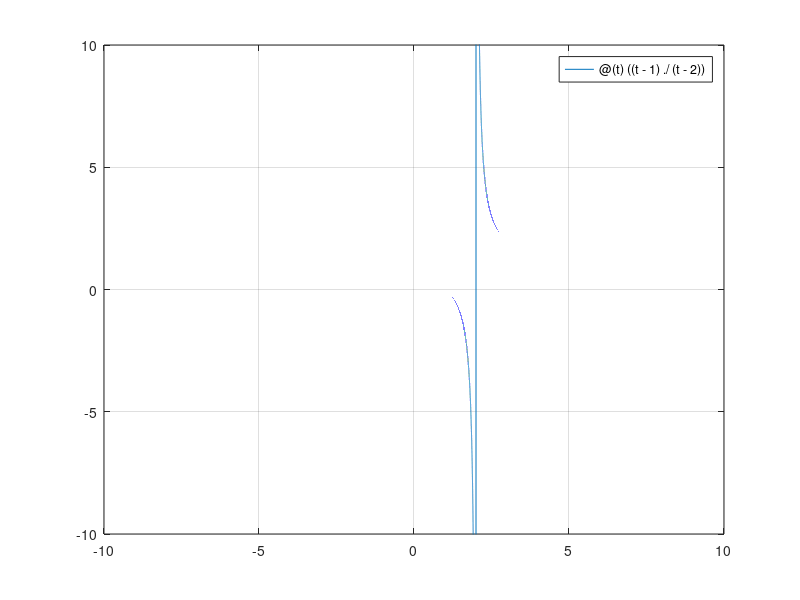

Source code (MATLAB):
% Script Octave
% Title           :Script para graficar funciones
% Author          :Oscar Eduardo Mendoza Alcantara(XXOSOXX)
% Date            :20211028
% Version         :1
% Usage           :octave>> /path/
%                 :Requiere aplicación octave para utilizar su linea de comandos

% Limpiar variables
clear

% Determinar plano cartesiano
axis([ -10, 10, -10, 10]);

% funcion a plotear
ht = @(t) ( (t-1)./(t-2) );

% Dibujar funcion

fplot(ht, axis);
grid on;